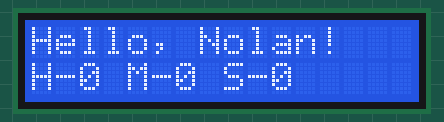
A sketch run on a simulated Arduino Uno, built with avr-gcc and run on an emulated ATmega328P. Shown: 16×2 character LCD.

Above: at 0.1 s.
At 4.1 s:
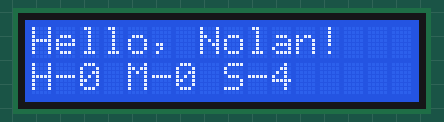
At 9.1 s:
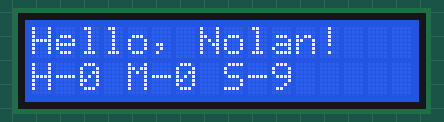
At 19.1 s:
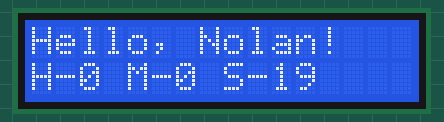
At 29.1 s:
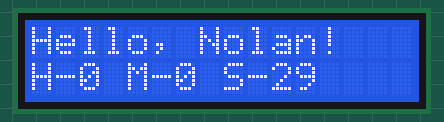
At 39.1 s:
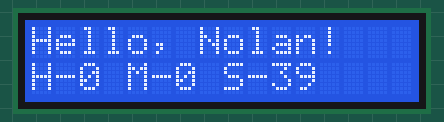

Measured:
- what the display in image 1 shows lasts 1.0 s, from 4.0 s to 5.0 s

The sketch:

sketch_dec06a.ino
```cpp
/*
  SparkFun Inventor’s Kit
  Circuit 4A-HelloWorld

  The LCD will display the words "Hello World" and show how many seconds have passed since
  the RedBoard was last reset.

  This sketch was written by SparkFun Electronics, with lots of help from the Arduino community.
  This code is completely free for any use.

  View circuit diagram and instructions at: https://learn.sparkfun.com/tutorials/sparkfun-inventors-kit-experiment-guide---v41
  Download drawings and code at: https://github.com/sparkfun/SIK-Guide-Code
*/

#include <LiquidCrystal.h>          //the liquid crystal library contains commands for printing to the display

LiquidCrystal lcd(13, 12, 11, 10, 9, 8);   // tell the RedBoard what pins are connected to the display

int totalSec;

int numHours;
int numMin;
int numSec;

void setup() {

  lcd.begin(16, 2);                 //tell the lcd library that we are using a display that is 16 characters wide and 2 characters high
  lcd.clear();                      //clear the display
}

void loop() {

  lcd.setCursor(0, 0);              //set the cursor to the 0,0 position (top left corner)
  lcd.print("Hello, Nolan!");       //print hello, world! starting at that position

  totalSec = millis() / 1000;

  numHours = totalSec / 3600;
  numSec = totalSec % 3600;
  numMin = numSec / 60;
  numSec = numSec % 60;

  lcd.setCursor(0, 1);              //move the cursor to the first space of the bottom row
  lcd.print("H-");       //print the number of seconds that have passed since the last reset
  lcd.print(numHours);
  lcd.print(" M-");
  lcd.print(numMin);
  lcd.print(" S-");
  lcd.print(numSec);
  lcd.print("   ");
}
```
